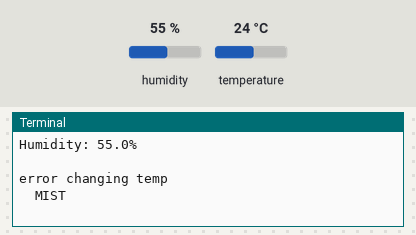
The program below on a simulated Raspberry Pi (BCM pin numbers). Shown: the last lines printed to the terminal. The test bench sets the inputs (shaded band); at power-on: humidity 55 %, temperature 24 °C. The clock reads 2024-03-15 10:24:30 at power-on unless the program sets it.

Above: at 1.2 s.
1.3 s: humidity set to 91 %
At 7.4 s:
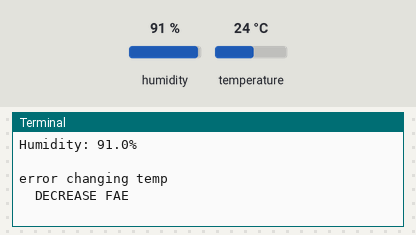
12.7 s: temperature set to 12 °C
At 17.7 s:
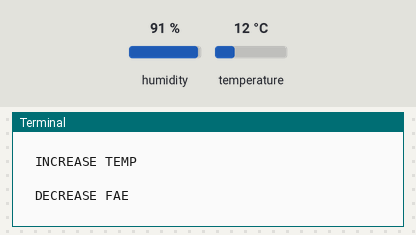
24.1 s: temperature set to 28 °C
Timing chart, 0 to 27.1 s (numbered marks = the images above; inputs shaded):
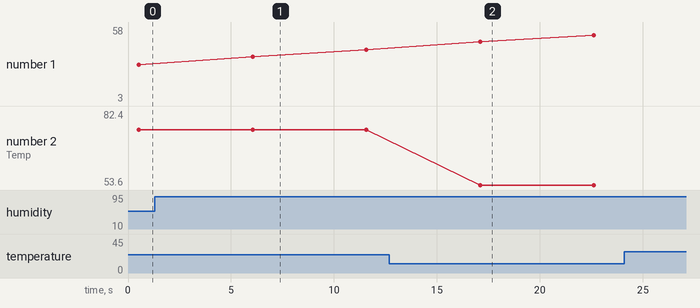

Measured:
- after the input at 1.3 s, the terminal: prints a new line after 4.8 s (image 1)
- after the input at 12.7 s, the terminal: prints a new line after 4.4 s (image 2)
- plotted number 2: 75.2 → 53.6 after the input at 12.7 s, 53.6 → 82.4 after the input at 24.1 s

The program:

main.py
```python
import sys
import Adafruit_DHT
from datetime import datetime
from time import sleep

def getTime():
    return datetime.now().strftime("%H:%M:%S")

def getHumidTemp(pin):
    humidity, temperatureC = Adafruit_DHT.read_retry(11, pin)
    return humidity, (temperatureC * 9/5) + 32

def increaseFAE():
    print("\tINCREASE FAE\n")
    return True

def decreaseFAE():
    print("\tDECREASE FAE\n")
    return True

def mist():
    print("\tMIST\n")
    return True

def increaseTemp():
    print("\tINCREASE TEMP\n")
    return True

def decreaseTemp():
    print("\tDECREASE TEMP\n")
    return True

def checkTemp(temp):
    # returns 1 if the temp was successfully lowered/raised
    # returns 0 if the temp is in a good range
    # returns None if an error occured
    if temp > 76:
        if decreaseTemp():
            return 1
    elif temp < 70:
        if increaseTemp():
            return 1
    else:
        return 0

def checkRH(rh):
    # returns 1 if the RH was successfully lowered/raised
    # returns 0 if the RH is in a good range
    # returns None if an error occured
    if rh > 99:
        if increaseFAE():
            return 1
    elif rh < 90:
        if mist():
            return 1
    elif rh < 95:
        if decreaseFAE():
            return 1
    else:
        return 0
    return None

def main():
    while True:
        humidity, temperature = getHumidTemp(4)
        print(f"Time: {getTime()}")
        print(f"Temp: {temperature}°F")
        print(f"Humidity: {humidity}%\n")

        t = checkTemp(temperature)
        if t:
            if t == 0:
                print("temp good")
        else:
            print("error changing temp")

        h = checkRH(humidity)
        if h:
            if h == 0:
                print("RH good")
        else:
            print("error changing RH")


        sleep(5)

main()
```
